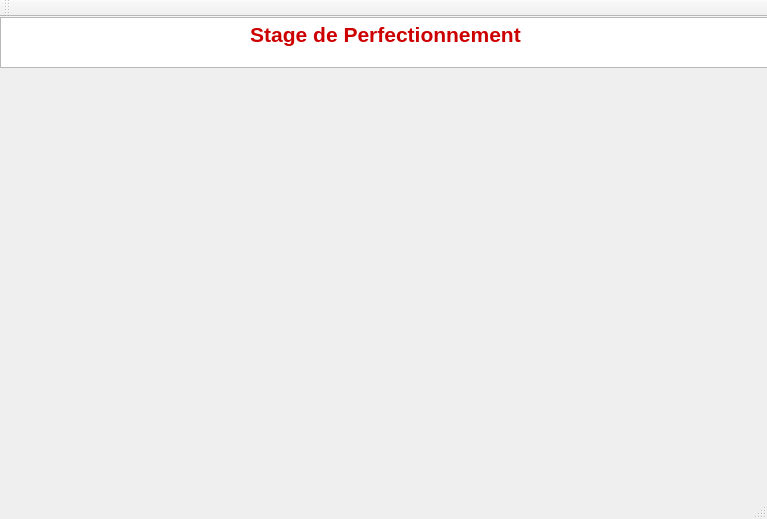
<?xml version="1.0" encoding="UTF-8"?>
<ui version="4.0">
 <class>MainWindow</class>
 <widget class="QMainWindow" name="MainWindow">
  <property name="geometry">
   <rect>
    <x>0</x>
    <y>0</y>
    <width>767</width>
    <height>519</height>
   </rect>
  </property>
  <property name="windowTitle">
   <string>MainWindow</string>
  </property>
  <widget class="QWidget" name="centralWidget">
   <widget class="QTextBrowser" name="textBrowser">
    <property name="geometry">
     <rect>
      <x>0</x>
      <y>0</y>
      <width>771</width>
      <height>51</height>
     </rect>
    </property>
    <property name="html">
     <string>&lt;!DOCTYPE HTML PUBLIC &quot;-//W3C//DTD HTML 4.0//EN&quot; &quot;http://www.w3.org/TR/REC-html40/strict.dtd&quot;&gt;
&lt;html&gt;&lt;head&gt;&lt;meta name=&quot;qrichtext&quot; content=&quot;1&quot; /&gt;&lt;style type=&quot;text/css&quot;&gt;
p, li { white-space: pre-wrap; }
&lt;/style&gt;&lt;/head&gt;&lt;body style=&quot; font-family:'Ubuntu'; font-size:11pt; font-weight:400; font-style:normal;&quot;&gt;
&lt;p align=&quot;center&quot; style=&quot; margin-top:0px; margin-bottom:0px; margin-left:0px; margin-right:0px; -qt-block-indent:0; text-indent:0px;&quot;&gt;&lt;span style=&quot; font-size:16pt; font-weight:600; color:#cc0000;&quot;&gt;Stage de Perfectionnement&lt;/span&gt;&lt;/p&gt;&lt;/body&gt;&lt;/html&gt;</string>
    </property>
   </widget>
  </widget>
  <widget class="QMenuBar" name="menuBar">
   <property name="geometry">
    <rect>
     <x>0</x>
     <y>0</y>
     <width>767</width>
     <height>22</height>
    </rect>
   </property>
  </widget>
  <widget class="QToolBar" name="mainToolBar">
   <attribute name="toolBarArea">
    <enum>TopToolBarArea</enum>
   </attribute>
   <attribute name="toolBarBreak">
    <bool>false</bool>
   </attribute>
  </widget>
  <widget class="QStatusBar" name="statusBar"/>
 </widget>
 <layoutdefault spacing="6" margin="11"/>
 <resources/>
 <connections/>
</ui>
